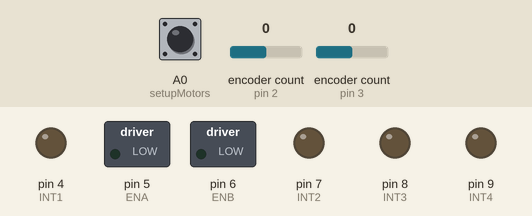
Simulated run of this sketch. Board: Arduino Uno, built with avr-gcc and run on an emulated ATmega328P. Shown: switched loads named in the sketch (green lamp = pin HIGH), output pins drawn as LEDs (lit = HIGH). The inputs (shaded band) are chosen by the test bench; at power-on: A0 (setupMotors) LOW, encoder count (sensors on pin 2, pin 3) 0. What the sketch prints to the serial monitor is not drawn.

Above: at 0.8 s.
0.9 s: A0 (setupMotors) pulled HIGH for 0.15 s
4.0 s: encoder count (sensor on pin 2) set to 1
At 4.69 s:
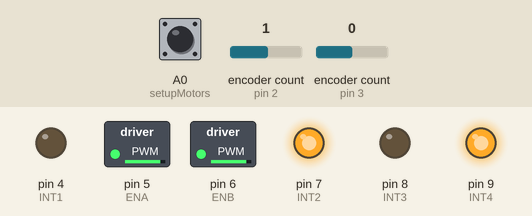
At 13.0 s:
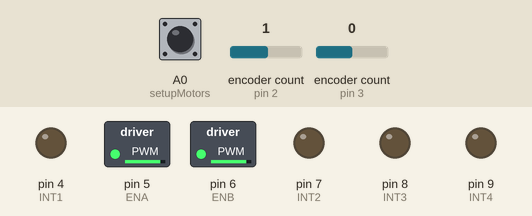
Timing chart, 0 to 14.5 s (numbered marks = the images above; inputs shaded):
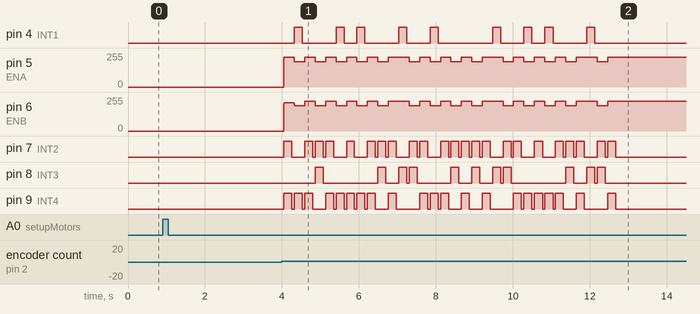

Measured:
- after the input at 0.9 s, every drawn part: stays the same
- by itself, pin 5 (ENA): repeats every 2.5 s: 225/255 0.54 s, 3 × (190/255 0.27 s, 225/255 0.27 s), 190/255 0.27 s

The sketch:

BARSO.ino
```cpp
#include <Encoder.h>
#include <PID_v1.h>

// ===== PINs =================
// motor A - left motor
#define ENA 5 //PWM
#define INT1 4
#define INT2 7
// encoder
#define ENCA1 2 // HW interrupt - encoder channel A
#define ENCA2 10 // encoder channel B

//motor B - right motor
#define ENB 6 //PWM
#define INT3 8
#define INT4 9
// encoder
#define ENCB1 3 // HW interrupt - encoder channel A
#define ENCB2 11 // encoder channel B

// ===== Move function aliases
#define l(x) left(x)
#define r(x) right(x)
#define f(x) forward(x)
#define b(x) backward(x)

// ====== modify here =========
// uncomment #define DO_NOT_USE_ENCODER_LIB for MC520/MG513 180 RPM/60:1 motors
// #define DO_NOT_USE_ENCODER_LIB

// motor
// motor PWM
#define MIN_SPEED 5
#define MAX_SPEED 250
#define MOVE_SPEED 225 // motor A - left
#define ROTATE_SPEED 190 // motor A - left

// Encoder
// PPR - Pulses per revolution of the motor shaft
//  n20 6v 75 RPM motor, ppr 7,  gear ratio - 210:1, cpr = 28, CPRW 2x resolution: 2940, 4x resolution: 5880
//  JGB37-520 76 RPM motor, ppr 11, gear ratio - 131:1, cpr = 44, CPRW 2x resolution: 2882, CPR 4x resolution: 5764
//  JGB37-520 110 RPM motor, ppr 11, gear ratio - 90:1, cpr 44, CPRW 2x resolution: 1980, CPR 4x resolution: 3960
//  MC520/MG513 180 RPM motor, ppr 13,  gear ratio - 60:1, cpr = 52, CPRW 2x resolution: 1560, 4 x resolution: 3120
#define PPR 11
// Gear ratio
#define GEAR_RATIO 90

// D - wheel diameter in mm
// All teams - 68 mm wheel, 67.6 mm
// n20 robot - 33.4 mm
#define WHEEL_D 63.662
#define WHEEL_C 200
// R - center to the wheel
// n20 robot: 60.8
// Onion 2WD - 82.5 norm = 85, 77.5
#define ROBOT_R 76.5

// PID control
// Onion 2WD,  0.35,0,0/3.0,0.02,0.02
// good values 0.21,0,0
#define KP_A 0.35
#define KI_A 0
#define KD_A 0

#define KP_B 3.0
#define KI_B 0.02
#define KD_B 0.02

// debug message interval(in ms)
// Note this affects the PID control
#define DEBUG_INTERVAL 250
//==============================

// Encoder - do not modify
// CPR - Counts per revolution of the motor shaft
#ifndef DO_NOT_USE_ENCODER_LIB
// Quadrature encoder counts per revolution of the motor shaft
// with encoder lib
#define CPR (PPR * 4)
#else
#define CPR (PPR * 2)
#endif
// Counts per revolution of the wheels
#define CPRW (CPR * GEAR_RATIO)
#define MAX_STOP_TIME 2000

//======= global variables =====
// ms range 0 - 2800 ms.
// set this in the track run functions
unsigned long stop_time = 0;

bool debug = true;
bool run_test = false;

double pwm_a = 0.0;
double pwm_b = 0.0;
double pwm_b_dt = 0.0;

unsigned main_count = 0; // pwm control loop count

// encoder
// pusle count
#ifndef DO_NOT_USE_ENCODER_LIB
double count_a = 0.0;
double count_b = 0.0;
#else
volatile double count_a = 0.0;
volatile double count_b = 0.0;
#endif

double count_a_error = 0.0;
double count_b_error = 0.0;
double pid_b_setpoint = 0.0;

double target_count_a = 0.0;
double target_count_b = 0.0;
double last_count_a = -999.0;
double last_count_b = -999.0;

#ifndef DO_NOT_USE_ENCODER_LIB
Encoder enc_a(ENCA1, ENCA2);
Encoder enc_b(ENCB1, ENCB2);
#endif

// PID
// pid A -  Position control (pulse count)
PID pid_a(&count_a, &pwm_a, &target_count_a, KP_A, KI_A, KD_A, DIRECT);

// pid B - follower, sync with encoder A
PID pid_b(&count_b_error, &pwm_b_dt, &pid_b_setpoint, KP_B, KI_B, KD_B, DIRECT);

// time stamps
unsigned long t_started; // time when the robot starts moving

// ======================

// convert distance in mm to pulse count
double distance2Counts(double distance) {
  return distance * CPRW / WHEEL_C;
}
// convert angular degree to pulse count - for robot in place rotation
double angle2Counts(double degree) {
  return distance2Counts(2.0 * PI * ROBOT_R * (degree / 360.0));
}

void setupMotors() {

	// motors
	pinMode(ENA, OUTPUT);
	pinMode(INT1, OUTPUT);
	pinMode(INT2, OUTPUT);
	pinMode(ENB, OUTPUT);
	pinMode(INT3, OUTPUT);
	pinMode(INT4, OUTPUT);

  pinMode(ENCA1, INPUT);
	pinMode(ENCA2, INPUT);
  pinMode(ENCB1, INPUT);
	pinMode(ENCB2, INPUT);
  // button
  pinMode(A0, INPUT);

  // PID
  pid_a.SetMode(AUTOMATIC);
  pid_a.SetOutputLimits(-MAX_SPEED, MAX_SPEED);
  pid_a.SetSampleTime(10);

  pid_b.SetMode(AUTOMATIC);
  pid_b.SetOutputLimits(-MAX_SPEED, MAX_SPEED);
  pid_b.SetSampleTime(10);

#ifdef DO_NOT_USE_ENCODER_LIB
  attachInterrupt(digitalPinToInterrupt(ENCA1), readEncoderA, CHANGE);
  attachInterrupt(digitalPinToInterrupt(ENCB1), readEncoderB, CHANGE);
#endif

}

#ifdef DO_NOT_USE_ENCODER_LIB
void readEncoderA(){
  if(digitalRead(ENCA1) == HIGH){
    if(digitalRead(ENCA2) == HIGH){
      count_a --;
    } else {
      count_a ++;
    }
  } else {
    if(digitalRead(ENCA2) == LOW){
      count_a --;
    } else {
      count_a ++;
    }
  }
}

void readEncoderB(){
  if(digitalRead(ENCB1) == HIGH){
    if(digitalRead(ENCB2) == HIGH){
      count_b ++;
     } else {
      count_b --;
     }
   } else {
    if(digitalRead(ENCB2) == LOW){
      count_b ++;
    } else {
      count_b --;
    }
  }
}
#endif

void updateEncoders() {
#ifndef DO_NOT_USE_ENCODER_LIB
  count_a = -enc_a.read();
  count_b = enc_b.read();
#endif
}

void printDebugMessages(bool force = false) {
  if (force || (last_count_a != count_a || last_count_b != count_b)) {
    Serial.print("target_count_a:");
    Serial.print(abs(target_count_a));
    Serial.print(" target_count_b:");
    Serial.print(abs(target_count_b));
    Serial.print(" pwm_a:");
    Serial.print((pwm_a * 10));
    Serial.print(" pwm_b:");
    Serial.print((pwm_b * 10));
    Serial.print(" pwm_b_dt:");
    Serial.print((pwm_b_dt * 10));
    Serial.print(" count_a:");
    Serial.print(abs(count_a));
    Serial.print(" count_b:");
    Serial.print(abs(count_b));
    Serial.print(" count_a_error:");
    Serial.print((count_a_error));
    Serial.print(" count_b_error:");
    Serial.print((count_b_error));
    Serial.print(" count:");
    Serial.print(main_count);
    Serial.println();
    last_count_a = count_a;
    last_count_b = count_b;
  }
}

void setMotors(double a, double b) {

  digitalWrite(INT1, (a >= 0) ? LOW : HIGH);
  digitalWrite(INT2, (a <= 0) ? LOW : HIGH);

  digitalWrite(INT3, (b >= 0) ? LOW : HIGH);
  digitalWrite(INT4, (b <= 0) ? LOW : HIGH);

  analogWrite(ENA, abs(round(a)));
  analogWrite(ENB, abs(round(b)));
}

void stop() {
  // stop
  digitalWrite(INT1, LOW);
  digitalWrite(INT2, LOW);
  digitalWrite(INT3, LOW);
  digitalWrite(INT4, LOW);
  pwm_a = 0.0;
  pwm_b = 0.0;
  printDebugMessages();
  Serial.println("Stopped.");
}

void move() {

  int dir_a, dir_b;

  updateEncoders();

  // directions, 1 forward, -1 backward
  dir_a = target_count_a > count_a ? 1 : -1;
  dir_b = target_count_b > count_b ? 1 : -1;

  // set PWM limits for PID controllers
  // pid_a
  if (dir_a == 1) {
    if (dir_a == dir_b) {
      pid_a.SetOutputLimits(MIN_SPEED, MOVE_SPEED);
    } else {
      pid_a.SetOutputLimits(MIN_SPEED, ROTATE_SPEED);
    }
  } else {
    if (dir_a == dir_b) {
      pid_a.SetOutputLimits(-MOVE_SPEED, -MIN_SPEED);
    } else {
      pid_a.SetOutputLimits(-ROTATE_SPEED, -MIN_SPEED);
    }
  }
  // pid_b
  if (dir_a == dir_b) {
    pid_b.SetOutputLimits(-(MAX_SPEED - MOVE_SPEED), (MAX_SPEED - MOVE_SPEED));
  } else {
    pid_b.SetOutputLimits(-(MAX_SPEED - ROTATE_SPEED), (MAX_SPEED - ROTATE_SPEED));
  }

  bool break_check = false;
  double error = 0.0;
  double last_error = 0.0;

  unsigned long now;
  unsigned long t = millis(); // start time for this move
  unsigned long t1 = t; // for debug messages
  unsigned long t_break = t; // for breaking control loop

  // PID control loop
  while (true) {

    main_count ++; // control loop count
    now = millis(); // time stamp
    updateEncoders();

    // when the count_a has stopped changing for over 100 ms, we consider the robot has approached the target
    error = abs(target_count_a - count_a);
    if (error == last_error) {
      if (break_check && now - t_break > 100) {
        printDebugMessages(true);
        break;
      }
      if (!break_check) {
        break_check = true;
        t_break = now;
      }
    } else {
      t_break = now;
      last_error = error;
      break_check = false;
    }

    count_b_error = dir_a == dir_b ? count_b - count_a : count_b + count_a;
    count_a_error = target_count_a - count_a;

    pid_a.Compute();
    pid_b.Compute();

    pwm_b = dir_a == dir_b ? pwm_a + pwm_b_dt : -pwm_a + pwm_b_dt;
    pwm_b = constrain(pwm_b, -MAX_SPEED, MAX_SPEED);

    // set motors
    setMotors(pwm_a, pwm_b);

    // debug, print debug message every DEBUG_INTERNVAL ms
    if (debug && now - t1 >= DEBUG_INTERVAL) {
      printDebugMessages();
      t1 = now;
    }

  } // end control loop

  // stop
  stop();
  now = millis(); // time stamp
  Serial.print("move_time:");
  Serial.print((now - t)/1000.0);
  Serial.print(" total_time:");
  Serial.println((now - t_started)/1000.0);
  Serial.println();
  delay(min(stop_time, MAX_STOP_TIME));
  reset();
}

void reset() {
#ifndef DO_NOT_USE_ENCODER_LIB
  enc_a.write(0);
  enc_b.write(0);
#else
  count_a = 0.0;
  count_b = 0.0;
#endif
  updateEncoders();
  // reset target counts
  target_count_a = 0.0;
  target_count_b = 0.0;
  // reset PID control loop count
  main_count = 0;
}

void left(double degree = 86) { // 91
  Serial.print("Turning:");
  Serial.println(-degree);
  target_count_a = angle2Counts(-degree);
  target_count_b = angle2Counts(degree);
  move();
}

void right(double degree = 85.5) { // 89
  left(-degree);
}

void forward(double distance) {
  Serial.print("Moving:");
  Serial.println(distance);
  target_count_a = distance2Counts(distance);
  target_count_b = distance2Counts(distance);
  move();
}

void backward(double distance) {
  forward(-distance);
}

void startButton() {
  // wait for start button
  Serial.println();
  printDebugMessages(true);
  Serial.println("Press button once to start a run, twice to test movements.");
  printDebugMessages(true);

  int button_count = 0;

  // one button push
  while (digitalRead(A0) == LOW) {};
  while (digitalRead(A0) == HIGH) {};

  button_count ++;
  // 300ms interval
  delay(300);

  // another button push
  unsigned long t = millis();
  while(millis() - t < 2700) {
      if (digitalRead(A0) == HIGH) {
        button_count ++;
        break;
      }
  }
  if (button_count > 1) {
    run_test = true;
    Serial.println("Starting a movement test in 3 seconds.");
    delay(3000);
  } else {
    run_test = false;
    Serial.println("Starting a track run.");
  }
}

// ======== Test =============
void test() {
  stop_time = 4000;

  for (int i = 0; i < 4; i++) {
  r();
   }

  for (int i = 0; i < 4; i++) {
  l();
   }

  // f(1000);
  // f(500);
  // b(500);
  // b(1000);


}
// ========= Tracks ============
// sample track from the RT rules 2024
// https://www.soinc.org/sites/default/files/uploaded_files/Robot%20Tour%202024%20-%20Event%20Poster%20-%2020230905.pdf
// Comp stuff
// for beginning and end distances, add 150 + 12.5 to account for dowel distance and half width of 2.5 cm tape
// stop time = difference of time from empty run to

void sampleTrack0() {
  stop_time = 1700;
  forward(400);
  left();
  forward(500);
  right();
  forward(500);
  right();
  forward(500);
  left();
  forward(500);
  right();
  forward(1000);
  right();
  forward(300);
  backward(300);
  right();
  forward(500);
  right();
  forward(300);
  backward(300);
  left();
  forward(1000);
  right();
  forward(500);
  right();
  forward(390);
}

void sampleTrack1() { // +150 - 150
  stop_time = 1700;
  forward(1850);
  backward(300+150);
  left();
  forward(1500);
  right();
  forward(200);
  backward(200);
  right();
  forward(500);
  right();
  stop_time = 0;
  forward(1000);
  right();
  forward(300);
  backward(300);
  right();
  forward(900-150);
}

// RT 2024 sample tracks - regional level
// https://drive.google.com/file/d/1H9-s7VGudvA5Ume6mTJXbMIRGqsepRAO/view?usp=sharing

// 1
void sampleTrack2() {


}

void trackMiraLoma() {
  stop_time = 2500;
  forward(250+150);
  forward(500);
  forward(500);
  forward(500);
  left();
  left();
  forward(500);
  forward(500);
  right();
  forward(500-150);
}
void trackGullSO2() {
  stop_time = 0;

}

void trackMiraLoma2() {
  stop_time = 2500;
  forward(250+150);
  forward(500);
  forward(500);
  forward(500);
  left();
  left();
  forward(500);
  forward(500);
  right();
  forward(500-150);
}
void SampleTrack5() {
  stop_time = 0;
  f(250+150);
  l();
  f(500);
  r();
  f(500);
  r();
  f(500);
  l();
  f(500);
  f(300);
  b(300);
  l();
  f(500);
  r();
  f(500);
  l();
  f(500);
  l();
  f(500);
  r();
  f(500);
  r();
  f(300);
  b(300);
  r();
  f(500);
  r();
  f(500);
  r();
  f(500);
  l();
  f(500);
  l();
  f(500-150);
}

void SampleTrack_117 ()
{
  f(150+250);
  l();
  f(500);
  r();
  f(500);
  r();
  f(1000);
  r();
  f(500);
  l();
  f(500);
  l();
  f(1250);
  b(250);
  l();
  f(500);
  r();
  f(500);
  l();
  f(900);
  b(900);
  l();
  f(500);
  r();
  f(500-150);
}

void AggieSO ()
{
stop_time = 0;
f(250+150);
l();
f(500);
r();
f(500);
l();
f(500);
l(89);
f(250);
b(250);
r();
r();
f(500+350);
b(500+350);
r();
f(500+500);
l();
f(400);
r();
f(500);
l();
f(300);
b(300);
l();
f(500+500);
r();
f(500-150);
}

// 250 + 75 + 25 -  <distance between dowel and robot center, or 150 for us> for in and outs
void BARSO() {
  stop_time = 0;
  f(250+150);
  l();
  f(500);
  r();
  f(500);
  l();
  f(500);
  l();
  f(500);
  r();
  f(250+75+25-150);
  b(250+75+25-150);
  r();
  f(1000);
  l();
  f(500);
  r();
  f(500);
  r();
  f(320);
  b(320);
  r();
  f(500);
  l();
  f(1000);
  l();
  f(500);
  r();
  f(320);
  b(220);
  r();
  f(500-150);
}

void BARSOEASY() {
stop_time = 0;
  f(250+150);
  l();
  f(500);
  r();
  f(500);
  l();
  f(500);
  l();
  f(500);
  r();
  f(250+75+25-150);
  b(250+75+25-150);
  r();
  f(1000);
  l();
  f(500);
  r();
  f(500);
  r();
  f(250+75+25-150);
  b(250+75+25-150);
  r();
  f(500);
  l();
  f(1000-150);
  }


void setup() {
  Serial.begin(9600);
  // motors and encoders
  setupMotors();

  // start button
  startButton();
}

void loop() {

  t_started = millis();

  // test
  if (run_test) {
    test();
  // track
  } else {
    // modify here
    // comment out the sampleTrack and uncomment trackMiraLoma();
    BARSO();
    //SampleTrack_117();
    //trackMiraLoma();
  }
  // end
  unsigned long run_time = millis() - t_started;
  Serial.print("Total_run_time:");
  Serial.println(run_time/1000.0);
  while(true) {
    updateEncoders();
    printDebugMessages();
    delay(100);
  }
  // sleep forever
  while(true) {};
}
```
